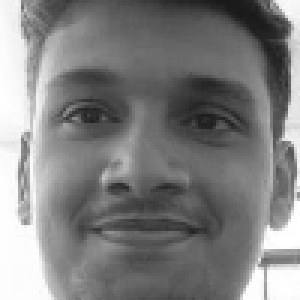
#> input picture Day 7/dataset/Divyanshu/Divyanshu1.png, 100 x 100 px (shown 3 times larger)
$ python FaceRecognition.py
#> lines starting #> are read from the running program, lines starting #| are printed output that depends on the picture; after the words box and inside, x2 and y2 are one past the last pixel; in counts of white or black regions, pixels touching at a corner belong together
import cv2, os, numpy

haar = 'haarcascade_frontalface_default.xml'
dts = 'dataset'
(images, labels, names, id) = ([], [], {}, 0)

for (subdir, dirs, files) in os.walk(dts):
    for subdir in dirs:
        names[id] = subdir
        subjectpath = os.path.join(dts, subdir)
        for filename in os.listdir(subjectpath):
            path = subjectpath + '/' + filename
            label = id
            images.append(cv2.imread(path, 0))
            labels.append(int(label))
        id += 1
#> id = 1

(images, labels) = [numpy.array(lis) for lis in [images, labels]]
(width, height)= (100,100)

# model = cv2.face.LBPHFaceRecognizer_create()
model = cv2.face.LBPHFaceRecognizer_create()

model.train(images, labels)

faceCascade = cv2.CascadeClassifier(haar)

cam = cv2.VideoCapture(1)
cnt = 0

while True:
    _,img = cam.read()
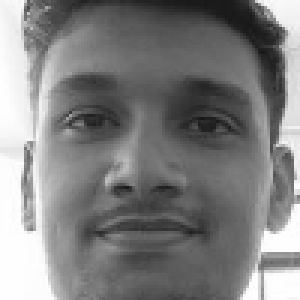
#> input picture Day 7/dataset/Divyanshu/Divyanshu12.png, 100 x 100 px, given in place of the camera (shown 3 times larger)
#> img is the input picture: shape (100, 100, 3); min 23, max 255, mean 128.2
    gray = cv2.cvtColor(img, cv2.COLOR_BGR2GRAY)
    faces = faceCascade.detectMultiScale(gray, 1.3, 5)
    for(x,y,w,h) in faces:
        cv2.rectangle(img, (x,y), (x+w, y+h), (255, 255, 0), 2)
        face = gray[y:y+h, x:x+w]
        faceResize = cv2.resize(face, (width, height), interpolation=cv2.INTER_AREA)

        prediction = model.predict(faceResize)
        # cv2.rectangle(img)
        if(prediction[1] < 800):
            textonImg = names[prediction[0]]
            cv2.putText(img, textonImg, (x, y-20),cv2.FONT_HERSHEY_SIMPLEX, 0.5, (0, 255, 0), 2)
            cnt = 0
        else:
            print("Entered else......")
            cnt+=1
            if(cnt>150):
                cv2.putText(img, "Unknown face", (x-10, y-10), cv2.putText(img, '%s-%.0f' % (names[prediction[0]], prediction[1]), (x-10, y-20), cv2.FONT_HERSHEY_SCRIPT_COMPLEX, float(255), 2), (255,255, 0), 2)
                cv2.imwrite('unknown.png', img)
                cnt=0
#> this loop made 1 pass
#> pass 1, `face = gray[y:y+h, x:x+w]`:
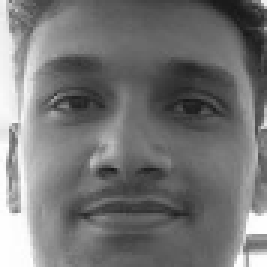
#> face: shape (89, 89) (shown 3 times larger); min 23, max 255, mean 117.3
#> pass 1, `faceResize = cv2.resize(face, (width, height), interpolation=cv2.INTER..`:
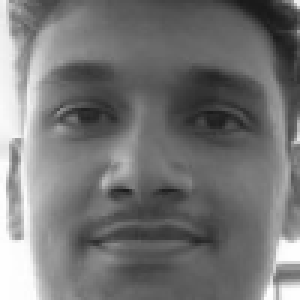
#> faceResize: shape (100, 100) (shown 3 times larger); min 25, max 254, mean 117.2
#> after the loop:
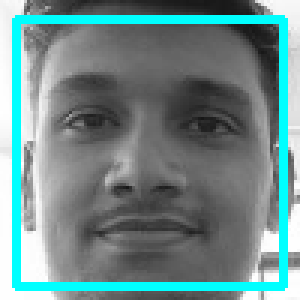
#> img: shape (100, 100, 3) (shown 3 times larger); 10.64% of pixels changed, all inside (x1, y1, x2, y2) = (4, 5, 96, 97)

    cv2.imshow('Face recognition', img)
    key = cv2.waitKey(1)
#> (key q is pressed here)
    if key == ord('q'):
        break

cam.release()
cv2.destroyAllWindows()
